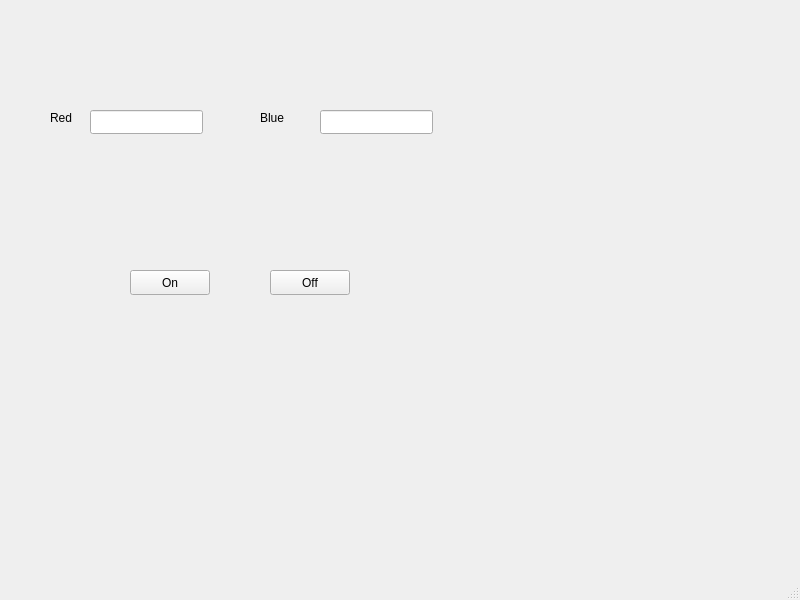
<?xml version="1.0" encoding="UTF-8"?>
<ui version="4.0">
 <class>MainWindow</class>
 <widget class="QMainWindow" name="MainWindow">
  <property name="geometry">
   <rect>
    <x>0</x>
    <y>0</y>
    <width>800</width>
    <height>600</height>
   </rect>
  </property>
  <property name="windowTitle">
   <string>MainWindow</string>
  </property>
  <widget class="QWidget" name="centralwidget">
   <widget class="QLineEdit" name="lineEdit">
    <property name="geometry">
     <rect>
      <x>90</x>
      <y>110</y>
      <width>113</width>
      <height>24</height>
     </rect>
    </property>
   </widget>
   <widget class="QLineEdit" name="lineEdit_2">
    <property name="geometry">
     <rect>
      <x>320</x>
      <y>110</y>
      <width>113</width>
      <height>24</height>
     </rect>
    </property>
   </widget>
   <widget class="QPushButton" name="pushButton">
    <property name="geometry">
     <rect>
      <x>130</x>
      <y>270</y>
      <width>80</width>
      <height>25</height>
     </rect>
    </property>
    <property name="text">
     <string>On</string>
    </property>
   </widget>
   <widget class="QPushButton" name="pushButton_2">
    <property name="geometry">
     <rect>
      <x>270</x>
      <y>270</y>
      <width>80</width>
      <height>25</height>
     </rect>
    </property>
    <property name="text">
     <string>Off</string>
    </property>
   </widget>
   <widget class="QLabel" name="label">
    <property name="geometry">
     <rect>
      <x>50</x>
      <y>110</y>
      <width>55</width>
      <height>16</height>
     </rect>
    </property>
    <property name="text">
     <string>Red</string>
    </property>
   </widget>
   <widget class="QLabel" name="label_2">
    <property name="geometry">
     <rect>
      <x>260</x>
      <y>110</y>
      <width>55</width>
      <height>16</height>
     </rect>
    </property>
    <property name="text">
     <string>Blue</string>
    </property>
   </widget>
  </widget>
  <widget class="QMenuBar" name="menubar">
   <property name="geometry">
    <rect>
     <x>0</x>
     <y>0</y>
     <width>800</width>
     <height>25</height>
    </rect>
   </property>
  </widget>
  <widget class="QStatusBar" name="statusbar"/>
 </widget>
 <resources/>
 <connections/>
</ui>
